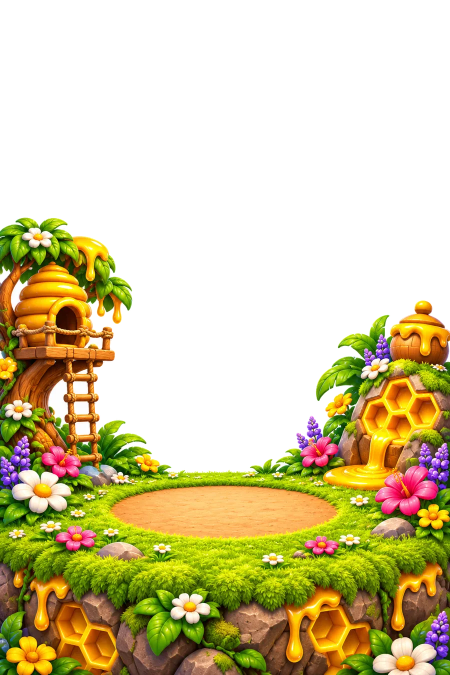
#> input picture art/w3f_honey.webp, 900 x 1350 px, given in place of w3f_honey.webp.webp, which was not available (shown at 1/2 size)
$ python k3y.py ../../art/w3f_honey.webp
#> lines starting #> are read from the running program, lines starting #| are printed output that depends on the picture; pictures that were not available may be replaced by others from this repository, and a replacement may not be noted
"""Tower base line of a levels-500 world: python3 -I tools/worlds/k3y.py <id> [...]
finds the top edge of the sand pad in the middle of art/w3f_<id>.webp and writes K3Y = pad top - .025
(the offset jungle's pad has against the farm value it was drawn for) to tools/worlds/k3y.json (v81 V81_K3Y)."""
import os,sys,json
import numpy as np
from PIL import Image
ROOT=os.path.dirname(os.path.dirname(os.path.dirname(os.path.abspath(__file__))))
OUT=os.path.join(ROOT,'tools','worlds','k3y.json')
D=json.load(open(OUT)) if os.path.exists(OUT) else {}
for id in sys.argv[1:]:
    a=np.array(Image.open(os.path.join(ROOT,'art',f'w3f_{id}.webp')).convert('RGBA')).astype(int)
    H,W=a.shape[:2];c=a[H//3:,W//2-30:W//2+30];r,g,b,al=c[...,0],c[...,1],c[...,2],c[...,3]
#> after `H, W = a.shape[:2]`: H = 1350; W = 900
#> after `c = a[H // 3:, W // 2 - 30:W // 2 + 30]`:
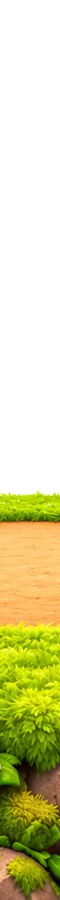
#> c: shape (900, 60, 4) int64; mean R, G, B, A 75.8, 73.3, 19.7, 115.2; transparent parts drawn white
#> after `r, g, b, al = (c[..., 0], c[..., 1], c[..., 2], c[..., 3])`:
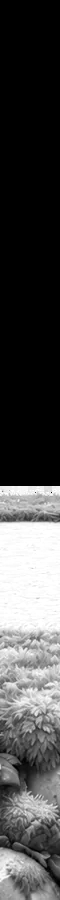
#> r: shape (900, 60) int64; min 0, max 255, mean 75.8
#> after `r, g, b, al = (c[..., 0], c[..., 1], c[..., 2], c[..., 3])`:
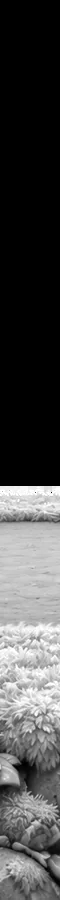
#> g: shape (900, 60) int64; min 0, max 255, mean 73.3
#> after `r, g, b, al = (c[..., 0], c[..., 1], c[..., 2], c[..., 3])`:
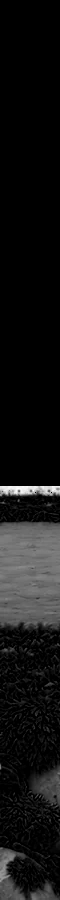
#> b: shape (900, 60) int64; min 0, max 255, mean 19.7
#> after `r, g, b, al = (c[..., 0], c[..., 1], c[..., 2], c[..., 3])`:
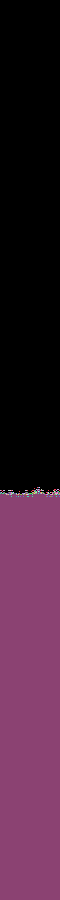
#> al: shape (900, 60) int64; 95 distinct labels, from 0 to 255; one colour per label, 0 black
    rows=np.where(((al>200)&(r>180)&(g>120)&(g<185)&(b>60)&(b<130)).mean(1)>.8)[0]
#> rows = [523, 524, 525, 617, 618, 619, 620]
    if len(rows):D[id]=round((rows[0]+H//3)/H-.025,3);print(id,'K3Y',D[id]);continue
#| ../../art/w3f_honey.webp K3Y 0.696
    # no sand pad (pixel's is a grass block): top of the solid pad rim, which sits ~.022 above the sand line in the other worlds
    rows=np.where((al>200).mean(1)>.8)[0]
    if not len(rows):print(id,'no pad found, left as is');continue
    D[id]=round((rows[0]+H//3)/H-.003,3);print(id,'K3Y (pad rim)',D[id])
json.dump(D,open(OUT,'w'),separators=(',',':'))
